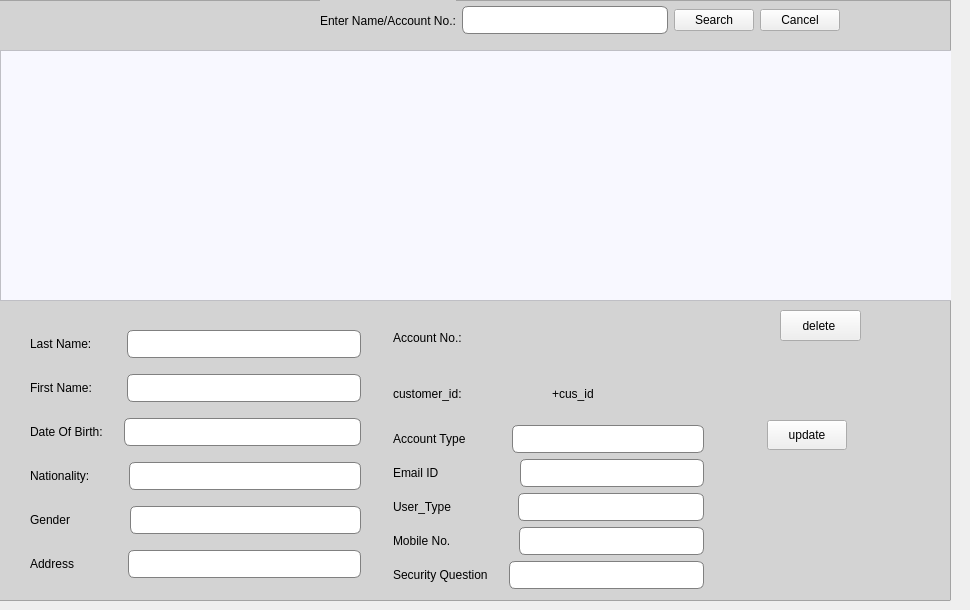
        <widget class="QWidget" name="tab">
         <attribute name="title">
          <string>Client Info</string>
         </attribute>
         <widget class="QFrame" name="frame_10">
          <property name="geometry">
           <rect>
            <x>-10</x>
            <y>0</y>
            <width>961</width>
            <height>601</height>
           </rect>
          </property>
          <property name="styleSheet">
           <string notr="true">QFrame{
background-color: lightgray;
}

QLineEdit{
	border: 1px solid gray;
	border-radius: 6px;
	padding: 5px 12px 5px 12px;
	font-family: helvetica;


}        

</string>
          </property>
          <property name="frameShape">
           <enum>QFrame::StyledPanel</enum>
          </property>
          <property name="frameShadow">
           <enum>QFrame::Raised</enum>
          </property>
          <widget class="QTableView" name="tableView">
           <property name="geometry">
            <rect>
             <x>10</x>
             <y>50</y>
             <width>961</width>
             <height>251</height>
            </rect>
           </property>
           <property name="styleSheet">
            <string notr="true">background-color: ghostwhite;</string>
           </property>
          </widget>
          <widget class="QWidget" name="layoutWidget_13">
           <property name="geometry">
            <rect>
             <x>40</x>
             <y>320</y>
             <width>331</width>
             <height>271</height>
            </rect>
           </property>
           <layout class="QVBoxLayout" name="verticalLayout_11">
            <item>
             <layout class="QHBoxLayout" name="horizontalLayout_68">
              <property name="spacing">
               <number>35</number>
              </property>
              <item>
               <widget class="QLabel" name="label_name_9">
                <property name="text">
                 <string>Last Name:</string>
                </property>
                <property name="alignment">
                 <set>Qt::AlignLeading|Qt::AlignLeft|Qt::AlignVCenter</set>
                </property>
                <property name="buddy">
                 <cstring>lineEdit_lname</cstring>
                </property>
               </widget>
              </item>
              <item>
               <widget class="QLineEdit" name="lineEdit_lname_tbl"/>
              </item>
             </layout>
            </item>
            <item>
             <layout class="QHBoxLayout" name="horizontalLayout_69">
              <property name="spacing">
               <number>35</number>
              </property>
              <item>
               <widget class="QLabel" name="label_fname_4">
                <property name="text">
                 <string>First Name:</string>
                </property>
               </widget>
              </item>
              <item>
               <widget class="QLineEdit" name="lineEdit_fname_tbl"/>
              </item>
             </layout>
            </item>
            <item>
             <layout class="QHBoxLayout" name="horizontalLayout_70">
              <property name="spacing">
               <number>21</number>
              </property>
              <item>
               <widget class="QLabel" name="label_dob_4">
                <property name="text">
                 <string>Date Of Birth:</string>
                </property>
                <property name="buddy">
                 <cstring>lineEdit_dob</cstring>
                </property>
               </widget>
              </item>
              <item>
               <widget class="QLineEdit" name="lineEdit_dob_tbl"/>
              </item>
             </layout>
            </item>
            <item>
             <layout class="QHBoxLayout" name="horizontalLayout_71">
              <property name="spacing">
               <number>39</number>
              </property>
              <item>
               <widget class="QLabel" name="label_nationality_4">
                <property name="text">
                 <string>Nationality:</string>
                </property>
                <property name="buddy">
                 <cstring>lineEdit_nationality</cstring>
                </property>
               </widget>
              </item>
              <item>
               <widget class="QLineEdit" name="lineEdit_nationality_tbl"/>
              </item>
             </layout>
            </item>
            <item>
             <layout class="QHBoxLayout" name="horizontalLayout_72">
              <property name="spacing">
               <number>60</number>
              </property>
              <item>
               <widget class="QLabel" name="label_gen_4">
                <property name="text">
                 <string>Gender</string>
                </property>
                <property name="alignment">
                 <set>Qt::AlignLeading|Qt::AlignLeft|Qt::AlignVCenter</set>
                </property>
                <property name="buddy">
                 <cstring>lineEdit_gender</cstring>
                </property>
               </widget>
              </item>
              <item>
               <widget class="QLineEdit" name="lineEdit_gender_tbl"/>
              </item>
             </layout>
            </item>
            <item>
             <layout class="QHBoxLayout" name="horizontalLayout_73">
              <property name="spacing">
               <number>54</number>
              </property>
              <item>
               <widget class="QLabel" name="label_address_4">
                <property name="text">
                 <string>Address</string>
                </property>
                <property name="alignment">
                 <set>Qt::AlignLeading|Qt::AlignLeft|Qt::AlignVCenter</set>
                </property>
                <property name="buddy">
                 <cstring>lineEdit_address</cstring>
                </property>
               </widget>
              </item>
              <item>
               <widget class="QLineEdit" name="lineEdit_address_tbl"/>
              </item>
             </layout>
            </item>
           </layout>
          </widget>
          <widget class="QWidget" name="layoutWidget_15">
           <property name="geometry">
            <rect>
             <x>330</x>
             <y>0</y>
             <width>520</width>
             <height>41</height>
            </rect>
           </property>
           <layout class="QHBoxLayout" name="horizontalLayout_17">
            <item>
             <layout class="QHBoxLayout" name="horizontalLayout_34">
              <item>
               <widget class="QLabel" name="label_7">
                <property name="text">
                 <string>Enter Name/Account No.:</string>
                </property>
               </widget>
              </item>
              <item>
               <widget class="QLineEdit" name="lineEdit">
                <property name="styleSheet">
                 <string notr="true">.QLineEdit{
	border: 1px solid gray;
	border-radius: 6px;
	padding: 5px 12px 5px 12px;
	font-family: helvetica;


}</string>
                </property>
               </widget>
              </item>
             </layout>
            </item>
            <item>
             <layout class="QHBoxLayout" name="horizontalLayout_26">
              <item>
               <widget class="QPushButton" name="pushButton_8">
                <property name="text">
                 <string>Search</string>
                </property>
               </widget>
              </item>
              <item>
               <widget class="QPushButton" name="pushButton_9">
                <property name="text">
                 <string>Cancel</string>
                </property>
               </widget>
              </item>
             </layout>
            </item>
           </layout>
          </widget>
          <widget class="QPushButton" name="pushButton_del_tbl_2">
           <property name="geometry">
            <rect>
             <x>790</x>
             <y>310</y>
             <width>81</width>
             <height>31</height>
            </rect>
           </property>
           <property name="text">
            <string>delete </string>
           </property>
          </widget>
          <widget class="QPushButton" name="pushButton_upd8_tbl">
           <property name="geometry">
            <rect>
             <x>777</x>
             <y>420</y>
             <width>80</width>
             <height>30</height>
            </rect>
           </property>
           <property name="text">
            <string>update</string>
           </property>
          </widget>
          <widget class="QWidget" name="layoutWidget">
           <property name="geometry">
            <rect>
             <x>403</x>
             <y>313</y>
             <width>311</width>
             <height>276</height>
            </rect>
           </property>
           <layout class="QVBoxLayout" name="verticalLayout">
            <item>
             <layout class="QHBoxLayout" name="horizontalLayout_74">
              <property name="spacing">
               <number>55</number>
              </property>
              <item>
               <widget class="QLabel" name="label_accn_4">
                <property name="styleSheet">
                 <string notr="true">padding-bottom:0;</string>
                </property>
                <property name="text">
                 <string>Account No.:</string>
                </property>
               </widget>
              </item>
              <item>
               <widget class="QLabel" name="label_accn_tbl">
                <property name="text">
                 <string/>
                </property>
               </widget>
              </item>
             </layout>
            </item>
            <item>
             <layout class="QHBoxLayout" name="horizontalLayout_16">
              <item>
               <widget class="QLabel" name="label_cus_id">
                <property name="text">
                 <string>customer_id:</string>
                </property>
               </widget>
              </item>
              <item>
               <widget class="QLabel" name="label_val_cust_id">
                <property name="text">
                 <string>+cus_id</string>
                </property>
               </widget>
              </item>
             </layout>
            </item>
            <item>
             <layout class="QHBoxLayout" name="horizontalLayout_75">
              <property name="spacing">
               <number>46</number>
              </property>
              <item>
               <widget class="QLabel" name="label_acct_4">
                <property name="text">
                 <string>Account Type</string>
                </property>
                <property name="buddy">
                 <cstring>lineEdit_acct</cstring>
                </property>
               </widget>
              </item>
              <item>
               <widget class="QLineEdit" name="lineEdit_acct_tbl">
                <property name="enabled">
                 <bool>true</bool>
                </property>
               </widget>
              </item>
             </layout>
            </item>
            <item>
             <layout class="QHBoxLayout" name="horizontalLayout_76">
              <property name="spacing">
               <number>81</number>
              </property>
              <item>
               <widget class="QLabel" name="label_email_4">
                <property name="text">
                 <string>Email ID</string>
                </property>
               </widget>
              </item>
              <item>
               <widget class="QLineEdit" name="lineEdit_email_tbl"/>
              </item>
             </layout>
            </item>
            <item>
             <layout class="QHBoxLayout" name="horizontalLayout_77">
              <property name="spacing">
               <number>67</number>
              </property>
              <item>
               <widget class="QLabel" name="label_usrt_4">
                <property name="text">
                 <string>User_Type</string>
                </property>
                <property name="buddy">
                 <cstring>lineEdit_usrt</cstring>
                </property>
               </widget>
              </item>
              <item>
               <widget class="QLineEdit" name="lineEdit_usrt_tbl"/>
              </item>
             </layout>
            </item>
            <item>
             <layout class="QHBoxLayout" name="horizontalLayout_78">
              <property name="spacing">
               <number>68</number>
              </property>
              <item>
               <widget class="QLabel" name="label_mob_4">
                <property name="text">
                 <string>Mobile No.</string>
                </property>
                <property name="buddy">
                 <cstring>lineEdit_mob</cstring>
                </property>
               </widget>
              </item>
              <item>
               <widget class="QLineEdit" name="lineEdit_mob_tbl"/>
              </item>
             </layout>
            </item>
            <item>
             <layout class="QHBoxLayout" name="horizontalLayout_79">
              <property name="spacing">
               <number>21</number>
              </property>
              <item>
               <widget class="QLabel" name="label_sq_4">
                <property name="text">
                 <string>Security Question</string>
                </property>
                <property name="buddy">
                 <cstring>lineEdit_sq</cstring>
                </property>
               </widget>
              </item>
              <item>
               <widget class="QLineEdit" name="lineEdit_sq_tbl"/>
              </item>
             </layout>
            </item>
           </layout>
          </widget>
         </widget>
        </widget>
